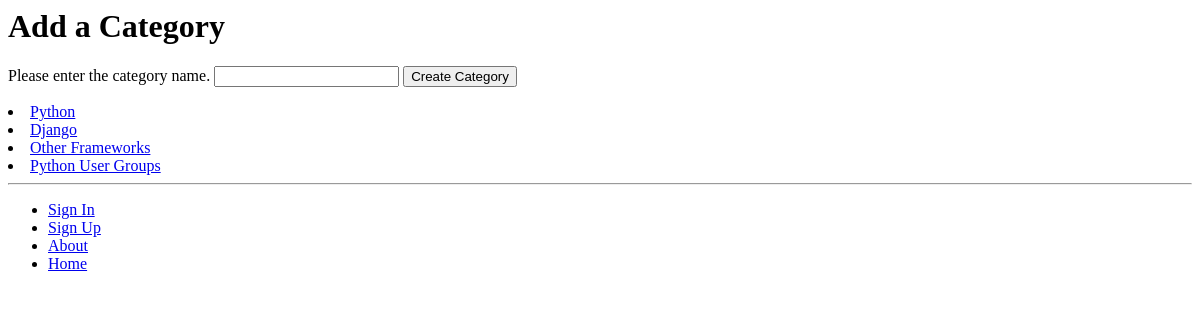
/rango/add_category/, run on an earlier commit of the app's database.
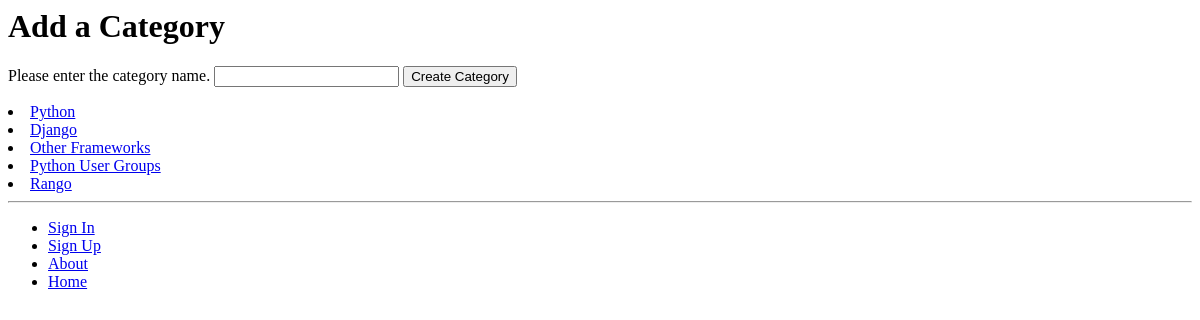
And on a later commit of the database.
### rango/models.py (models this page shows, shortened)
class Category(models.Model):
    name = models.CharField(max_length=128, unique=True)
    views = models.IntegerField(default=0)
    likes = models.IntegerField(default=0)
    slug = models.SlugField(unique=True)
    class Meta:
        verbose_name_plural = 'categories'

### rango/views.py (the view, shortened to what this page needs)
def add_category(request):
    form = CategoryForm()
    return render(request, 'rango/add_category.html', {'form': form})

### rango/forms.py
class CategoryForm(forms.ModelForm):
    name = forms.CharField(max_length=128, help_text="Please enter the category name.")
    views = forms.IntegerField(widget=forms.HiddenInput(), initial=0)
    likes = forms.IntegerField(widget=forms.HiddenInput(), initial=0)
    slug = forms.CharField(widget=forms.HiddenInput(), required=False)
    class Meta:
        model = Category
        fields = ('name',)

### rango/templatetags/rango_template_tags.py (called while the page is built)
@register.inclusion_tag('rango/cats.html')
def get_category_list(cat=None):
    return {'cats': Category.objects.all(),'act_cat': cat}

### templates/rango/add_category.html (shortened to what this page needs)
{% extends 'rango/base.html' %}
{% load staticfiles %}
{% block body_block %}
<h1>Add a Category</h1> <div>
<form id="category_form" method="post" action="/rango/add_category/"> {% csrf_token %}
                {% for field in form.visible_fields %}
                    {{ field.help_text }}
                    {{ field }}
{% endfor %}
<input type="submit" name="submit" value="Create Category" /> </form>
</div>
{% endblock %}

### templates/rango/cats.html
{% for c in cats %}
    {% if c == act_cat %}
	<li>
	<strong>
		<a href="{% url 'show_category' c.slug %}">{{ c.name }}</a>
	</strong>
	</li>
    {% else %}
	<li>
		<a href="{% url 'show_category' c.slug %}">{{ c.name }}</a>
	</li>
    {% endif %}
{% endfor %}

What changed in the data, as far as the page shows it:
added Category: name "Rango"
